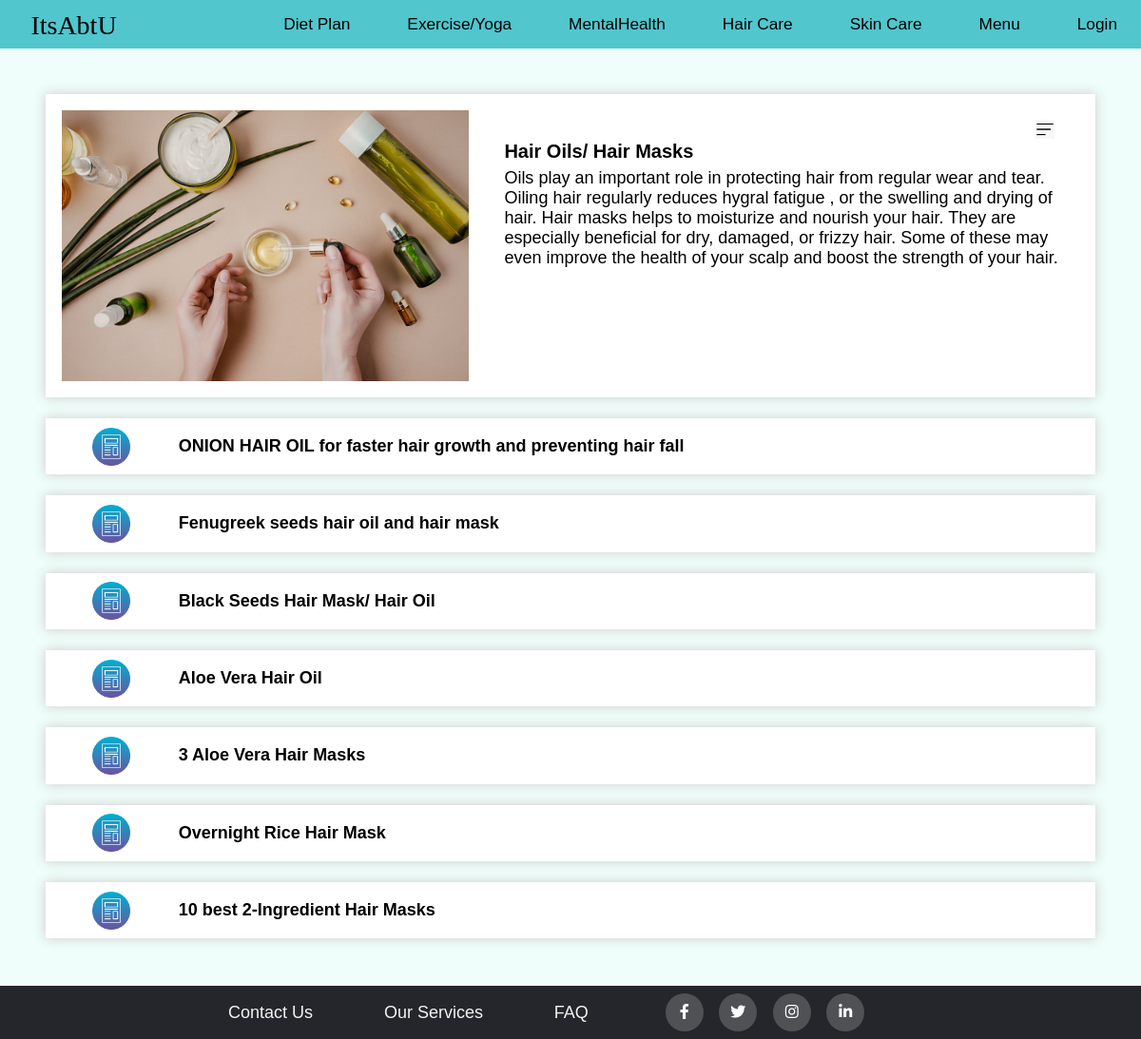
Screenshot of /haircare_article.php?id=1 with the database file from the repository.
### tables this page shows
CREATE TABLE `hair_care` (
  `sno` int(10) NOT NULL,
  `Name` varchar(255) NOT NULL,
  `Description` text NOT NULL,
  `Category` varchar(255) NOT NULL,
  `image` varchar(255) NOT NULL
);

CREATE TABLE `haircare_playlist` (
  `SNo.` int(10) NOT NULL,
  `scid` int(10) NOT NULL,
  `Language` int(4) NOT NULL,
  `Name` varchar(255) NOT NULL,
  `Link` varchar(255) NOT NULL
);

### haircare_article.php (the view, shortened to what this page needs)
<!DOCTYPE html>
<html lang="en">
<head>
    <link rel="stylesheet" href="css/image-bar-style.css">
    <link rel="stylesheet" href="css/playlistStyle.css">
    <link rel="stylesheet" href="css/filter.css">
    <link rel="stylesheet" type="text/css" href="https://cdnjs.cloudflare.com/ajax/libs/font-awesome/5.15.1/css/all.min.css">
    <link rel="stylesheet" type="text/css" href="css/footer.css">
</head>
<body>
    <?php
        include('navbar.php');
    ?>
    <?php
            require('connection_login.php');
            $sql="SELECT * FROM hair_care WHERE sno={$_GET['id']}";
            $result=mysqli_query($con,$sql);
    ?>
    <section id="playlist">
        <div class="main-description">
            <?php
            if($result)
            {
                while($datarow=mysqli_fetch_assoc($result))
                {
            ?>
                <img src="images/<?php echo $datarow['image']; ?>" alt="">
            <div class="desc">
                <h3><?php echo $datarow['Name']; ?></h3>
                <div class="dropdown">
                    <img class="dropbtn" src="images/icons/hamburger.jpeg" alt="" />
                </div>
                <p><?php echo $datarow['Description']; ?></p>
            </div>
        </div>
                <?php
                }
            }
                $sql="SELECT  p.Name, p.link FROM hair_care s JOIN haircare_playlist p ON s.sno = p.scid WHERE p.scid = '{$_GET['id']} ' ";
                $result=mysqli_query($con,$sql);
                if($result){
                    if(mysqli_num_rows($result)>0){
                        while($datarow=mysqli_fetch_assoc($result))
                    {
                        ?>
                        <div id="playlist-content">
                            <a href="<?php echo $datarow['link'] ; ?>">
                                <div class="block">
                                    <img src="images/icons/articlef.png" alt="">
                                        <p><?php echo $datarow['Name'] ;?></p>
                                </div></a>
                        </div>
                        <?php
                    }
                    }
                }
             ?>
    </section>
    <footer class="footer">
    <div class="container">
        <div class="row">
            <div class="footer-col">
                <ul>
                    <li><a href="contactus.php">Contact Us</a></li>
                </ul>
            </div>
            <div class="footer-col">
             <ul>
                 <li><a href="otherS.php">Our Services</a></li>
             </ul>
         </div>
            <div class="footer-col">
                <ul>
                    <li><a href="faq.php">FAQ</a></li>
                </ul>
            </div>
            <div class="footer-col">
                <div class="social-links">
                    <a href="#"><i class="fab fa-facebook-f"></i></a>
                    <a href="#"><i class="fab fa-twitter"></i></a>
                    <a href="#"><i class="fab fa-instagram"></i></a>
                    <a href="#"><i class="fab fa-linkedin-in"></i></a>
                </div>
            </div>
        </div>
    </div>
    </footer>
</body>
</html>

### css/image-bar-style.css (style rules this page uses)
* { font-family: 'Mukta', sans-serif; }
* { margin: 0; padding: 0; }

### css/playlistStyle.css (style rules this page uses)
#playlist { padding: 30px; padding: 4%; background-color: #c5f9ee47; }
.main-description { background-color: white; display: flex; flex-direction: row; gap: 1.5%; padding: 1.5%; box-shadow: 0px 0px 12px 1px lightgray; }
.main-description img { width: 40%; }
.main-description .desc { padding: 1% 2%; }
.main-description .desc h3 { width: 95%; display: inline-block; padding-bottom: 1%; font-size: 20px; }
.main-description .desc img { width: 20px; margin-bottom: 20px; }
.main-description .desc p { font-size: 18px; }
#playlist-content { background-color: white; margin-top: 2%; display: flex; flex-direction: column; gap: 1.5%; padding: 0.5%; box-shadow: 0px 0px 12px 1px lightgray; }
#playlist-content a { text-decoration: none; color: black; }
#playlist-content .block { display: flex; flex-direction: row; justify-content: flex-start; gap: 5%; align-items: center; padding: 4px 4%; }
#playlist-content .block img { width: 4%; }
#playlist-content .block p { font-size: 18px; font-weight: 600; }
.dropbtn { cursor: pointer; }
.dropdown { position: relative; display: inline-block; }

### css/filter.css (style rules this page uses)
* { box-sizing: border-box; }
.row:after { content: ""; display: table; clear: both; }

### css/footer.css (style rules this page uses)
.container { max-width: 70%; margin:auto; }
.row { display: flex; flex-wrap: wrap; align-items:center; justify-content: space-evenly; }
ul { list-style: none; }
.footer { background-color: #56C6CD; background-color: #24262b; padding: 2px 0; margin-top: 2px; }
.footer-col { padding: 0 15px; }
.footer-col ul li a { font-size: 18px; text-transform: capitalize; color: #ffffff; text-decoration: none; font-weight: 300; color: #000000; color: #f6f1f1; display: block; transition: text-decoration 0.3s ease; }
.footer-col .social-links a { display: inline-block; height: 40px; width: 40px; background-color: rgba(255,255,255,0.2); margin:0 10px 10px 0; margin: 6px; text-align: center; line-height: 40px; border-radius: 50%; color: #ffffff; transition: all 0.5s ease; }

### rows the page displays
hair_care: image (picture), Name "Hair Oils/ Hair Masks", Description "Oils play an important role in protecting hair from regular wear and tear. Oiling hair regularly reduces hygral fatigue , or the swelling and drying of hair. Hair masks helps to moisturize and nourish your hair. They are especially beneficial for dry, damaged, or frizzy hair. Some of these may even improve the health of your scalp and boost the strength of your hair."
haircare_playlist: Name "ONION HAIR OIL for faster hair growth and preventing hair fall"
haircare_playlist: Name "Fenugreek seeds hair oil and hair mask"
haircare_playlist: Name "Black Seeds Hair Mask/ Hair Oil"
haircare_playlist: Name "Aloe Vera Hair Oil"
haircare_playlist: Name "3 Aloe Vera Hair Masks"
haircare_playlist: Name "Overnight Rice Hair Mask"
haircare_playlist: Name "10 best 2-Ingredient Hair Masks"
